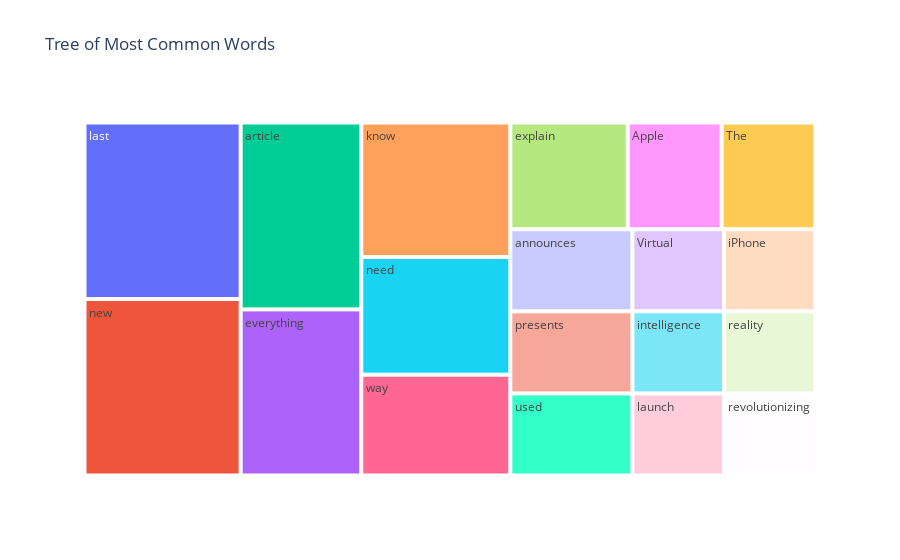

Notebook source saved alongside this figure:
### Code cell
fig = px.treemap(temp, path=['Common_words'], values='count',title='Tree of Most Common Words')
fig.show()

### Figure 1 — Plotly figure (JSON) as saved in the notebook; plotly's stock layout.template omitted (floating-point values rounded to 4 significant figures)
{"data": [{"branchvalues": "total", "domain": {"x": [0, 1], "y": [0, 1]}, "hovertemplate": "labels=%{label}<br>count=%{value}<br>parent=%{parent}<br>id=%{id}<extra></extra>", "ids": ["Apple", "The", "Virtual", "announces", "article", "everything", "explain", "iPhone", "intelligence", "know", "last", "launch", "need", "new", "presents", "reality", "revolutionizing", "used", "way"], "labels": ["Apple", "The", "Virtual", "announces", "article", "everything", "explain", "iPhone", "intelligence", "know", "last", "launch", "need", "new", "presents", "reality", "revolutionizing", "used", "way"], "name": "", "parents": ["", "", "", "", "", "", "", "", "", "", "", "", "", "", "", "", "", "", ""], "type": "treemap", "values": [4, 4, 3, 4, 9, 8, 5, 3, 3, 8, 11, 3, 7, 11, 4, 3, 3, 4, 6]}], "layout": {"legend": {"tracegroupgap": 0}, "title": {"text": "Tree of Most Common Words"}}}
